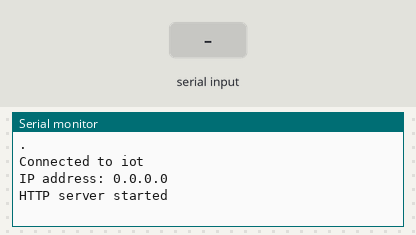
A sketch run on a simulated ESP8266 (NodeMCU). On the bench: the last lines printed to the serial monitor. The inputs (shaded band) are chosen by the test bench. WiFi joins after 1.5 s; servers stay silent unless stated; uploads are accepted with an empty reply.

Above: at 1.7 s.
1.8 s: "1\n" received over Serial
At 2.7 s:
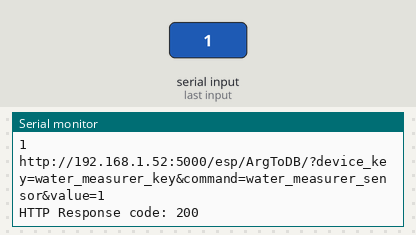
3.5 s: "0\n" received over Serial
At 3.66 s:
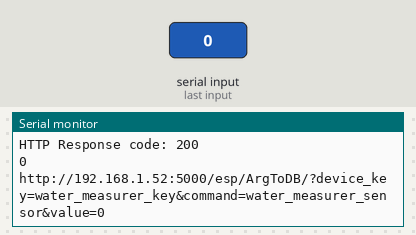

The sketch:

Suw_olceyan_eziz_esp_slave.ino
```cpp
#include <ESP8266WiFi.h>
#include <WiFiClient.h>
#include <ESP8266WebServer.h>
#include <ESP8266HTTPClient.h>
#include <SoftwareSerial.h>

//Static IP address configuration
IPAddress staticIP(192, 168, 1, 223); //ESP static ip
IPAddress gateway(192, 168, 1, 1);   //IP Address of your WiFi Router (Gateway)
IPAddress subnet(255, 255, 255, 0);  //Subnet mask
IPAddress dns(8, 8, 8, 8);  //DNS

const char* ssid = "iot";
const char* password = "bionics123";
const char* deviceName = "Esp water meter";
String serverUrl = "192.168.1.52:5000";
String payload;
String device_key = "water_measurer_key";
String command = "water_measurer_sensor";

ESP8266WebServer server(80);

String stream;


void handlePong() {
  server.send(200, "text/html", device_key);
}


void setup() {
  Serial.begin(115200);
  WiFi.begin(ssid, password);
  Serial.println("");
  WiFi.disconnect();
  WiFi.hostname(deviceName);
  WiFi.config(staticIP, subnet, gateway, dns);
  WiFi.begin(ssid, password);

  WiFi.mode(WIFI_STA);

//  while (WiFi.status() != WL_CONNECTED) {
    delay(500);
    Serial.print(".");
//  }

  Serial.println("");
  Serial.print("Connected to ");
  Serial.println(ssid);
  Serial.print("IP address: ");
  Serial.println(WiFi.localIP());

  server.on("/ping/", handlePong);

  server.begin();
  Serial.println("HTTP server started");
}


void loop() {
  server.handleClient();
  sendDataFromMaster();
}


void sendDataFromMaster(){
  stream="";
  if (Serial.available()!=0){
    stream = Serial.readStringUntil('\n');
    stream.trim();
    if (stream.length()>0){
      Serial.println(stream);
      String argument_data = "?device_key="+device_key+"&command="+command+"&value="+String(stream);
      sendRequest("http://"+serverUrl+"/esp/ArgToDB/",argument_data);
    }
  }
}


void sendRequest(String path, String sendingData){
  if(WiFi.status()== WL_CONNECTED){
    String serverPath = path+sendingData;
    Serial.println(serverPath);
    payload = httpGETRequest(serverPath.c_str());
    Serial.println(payload);
  }
  else {
    Serial.println("WiFi Disconnected");
  }
}


String httpGETRequest(const char* serverName) {
  HTTPClient http;
  http.begin(serverName);
  int httpResponseCode = http.GET();
  String payload = "{}";
  if (httpResponseCode>0) {
    Serial.print("HTTP Response code: ");
    Serial.println(httpResponseCode);
    payload = http.getString();
  }
  else {
    Serial.print("Error code: ");
    Serial.println(httpResponseCode);
  }
  http.end();
  return payload;
}
```

Measured:
- after the input at 1.8 s, the serial monitor: prints a new line at once (image 1)
- after the input at 3.5 s, the serial monitor: prints a new line at once (image 2)
